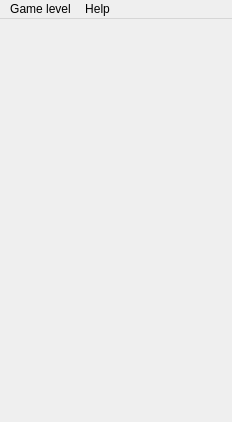
<?xml version="1.0" encoding="UTF-8"?>
<ui version="4.0">
 <class>MainWindow</class>
 <widget class="QMainWindow" name="MainWindow">
  <property name="geometry">
   <rect>
    <x>0</x>
    <y>0</y>
    <width>232</width>
    <height>422</height>
   </rect>
  </property>
  <property name="windowTitle">
   <string>Tetris</string>
  </property>
  <widget class="QWidget" name="centralwidget"/>
  <widget class="QMenuBar" name="menubar">
   <property name="geometry">
    <rect>
     <x>0</x>
     <y>0</y>
     <width>232</width>
     <height>21</height>
    </rect>
   </property>
   <widget class="QMenu" name="menu">
    <property name="title">
     <string>Game level</string>
    </property>
    <addaction name="actiongame_level"/>
    <addaction name="actionmiddle"/>
    <addaction name="actionHard"/>
   </widget>
   <widget class="QMenu" name="menuHelp">
    <property name="title">
     <string>Help</string>
    </property>
    <addaction name="actionAbout_program"/>
    <addaction name="actionabout_program"/>
   </widget>
   <addaction name="menu"/>
   <addaction name="menuHelp"/>
  </widget>
  <action name="actiongame_level">
   <property name="text">
    <string>Easy</string>
   </property>
  </action>
  <action name="actionmiddle">
   <property name="text">
    <string>Middle</string>
   </property>
  </action>
  <action name="actionHard">
   <property name="text">
    <string>Hard</string>
   </property>
  </action>
  <action name="actionAbout_program">
   <property name="text">
    <string>Help</string>
   </property>
  </action>
  <action name="actionabout_program">
   <property name="text">
    <string>About program</string>
   </property>
  </action>
 </widget>
 <resources/>
 <connections/>
</ui>
